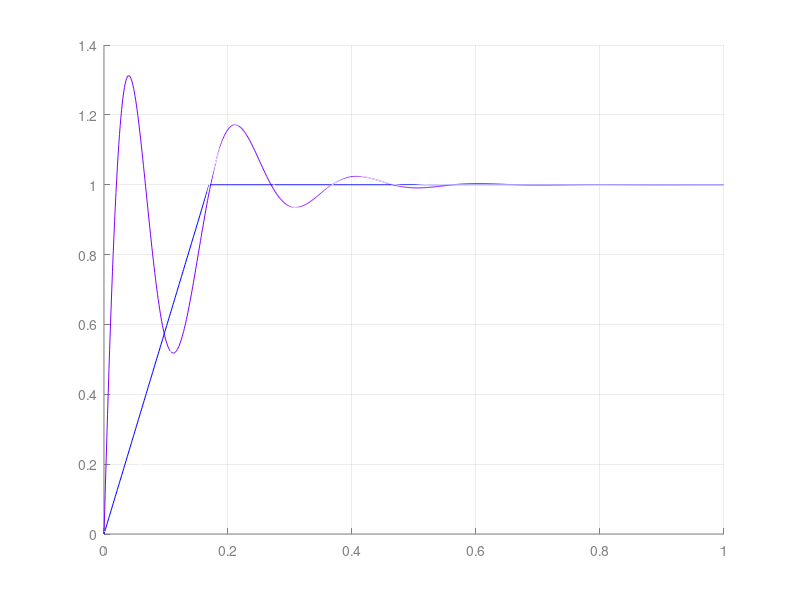

Write MATLAB code to recreate this figure.
A = csvread('PD880Hz.csv');
A = ((3000 - A) / 6000) + 1;

B = csvread('P880Hz.csv');
B = ((3000 - B) / 6000) + 1;

interval = 1/880;
t = 0:interval:1;
t = t(1:880);

G = tf([1000],[1 18 1]);
G = G / (1 + G);
C = step(G, t);

mu = 32;
phi = 0.8;
rho = 30;
epsilon = 10;
delay = 0;
for i = 1:numel(t)
    if(t(i) < delay)
        D(i) = 0;
    else
        tnow = t(i) - delay;
        ... (1 - exp(-rho*tnow)*sin(mu*tnow + phi)/sin(phi))
        ... (1 - exp(-rho*tnow))*
        D(i) = (1 - exp(-rho*tnow))*(1 +  1.5 * exp(-epsilon*tnow) * sin(mu*tnow + phi));
    end
end

linear = 5.9;
for i = 1:numel(t)
    if(t(i) < 1 / linear)
        E(i) = linear * t(i);
    else
        E(i) = 1;
    end
end

clf;
whitebg('black');
set(gca,'Xcolor',[0.5 0.5 0.5]);
set(gca,'Ycolor',[0.5 0.5 0.5]);
hold on;
grid on;

... plot(t, A, 'red');
... plot(t, C, 'green');
plot(t, D, 'Color', [0.5, 0, 1]);
plot(t, E, 'blue');
plot(t, B, 'white');